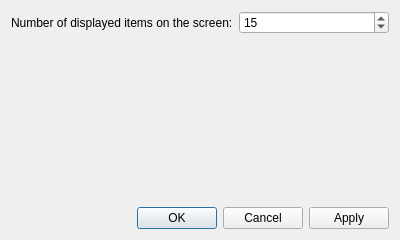
<?xml version="1.0" encoding="UTF-8"?>
<ui version="4.0">
 <class>ConfigWidget</class>
 <widget class="QDialog" name="ConfigWidget">
  <property name="geometry">
   <rect>
    <x>0</x>
    <y>0</y>
    <width>400</width>
    <height>240</height>
   </rect>
  </property>
  <property name="windowTitle">
   <string>Marble - OpenDesktop plugin configuration</string>
  </property>
  <layout class="QVBoxLayout" name="verticalLayout">
   <item>
    <layout class="QFormLayout" name="formLayout">
     <item row="0" column="0">
      <widget class="QLabel" name="m_displayedItemsLabel">
       <property name="text">
        <string>Number of displayed items on the screen:</string>
       </property>
      </widget>
     </item>
     <item row="0" column="1">
      <widget class="QSpinBox" name="m_itemsOnScreenSpin">
       <property name="minimum">
        <number>1</number>
       </property>
       <property name="maximum">
        <number>1000</number>
       </property>
       <property name="value">
        <number>15</number>
       </property>
      </widget>
     </item>
    </layout>
   </item>
   <item>
    <spacer name="verticalSpacer">
     <property name="orientation">
      <enum>Qt::Vertical</enum>
     </property>
     <property name="sizeHint" stdset="0">
      <size>
       <width>20</width>
       <height>40</height>
      </size>
     </property>
    </spacer>
   </item>
   <item>
    <widget class="QDialogButtonBox" name="m_buttonBox">
     <property name="orientation">
      <enum>Qt::Horizontal</enum>
     </property>
     <property name="standardButtons">
      <set>QDialogButtonBox::Apply|QDialogButtonBox::Cancel|QDialogButtonBox::Ok</set>
     </property>
    </widget>
   </item>
  </layout>
 </widget>
 <resources/>
 <connections>
  <connection>
   <sender>m_buttonBox</sender>
   <signal>accepted()</signal>
   <receiver>ConfigWidget</receiver>
   <slot>accept()</slot>
   <hints>
    <hint type="sourcelabel">
     <x>248</x>
     <y>254</y>
    </hint>
    <hint type="destinationlabel">
     <x>157</x>
     <y>274</y>
    </hint>
   </hints>
  </connection>
  <connection>
   <sender>m_buttonBox</sender>
   <signal>rejected()</signal>
   <receiver>ConfigWidget</receiver>
   <slot>reject()</slot>
   <hints>
    <hint type="sourcelabel">
     <x>316</x>
     <y>260</y>
    </hint>
    <hint type="destinationlabel">
     <x>286</x>
     <y>274</y>
    </hint>
   </hints>
  </connection>
 </connections>
</ui>
